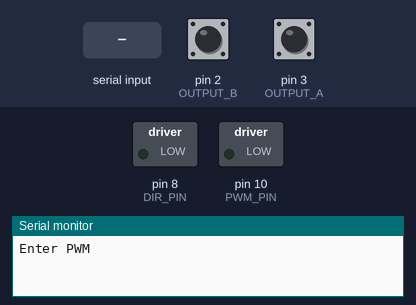
Bench run of a program on a simulated Arduino Mega 2560, built with avr-gcc and run on an emulated ATmega2560. Shown: switched loads named in the program (green lamp = pin HIGH), the last lines printed to the serial monitor. The test bench sets the inputs (shaded band); at power-on: pin 2 (OUTPUT_B) HIGH, pin 3 (OUTPUT_A) HIGH.

Above: at 1.2 s.
1.3 s: "-\n" received over Serial
At 2.4 s:
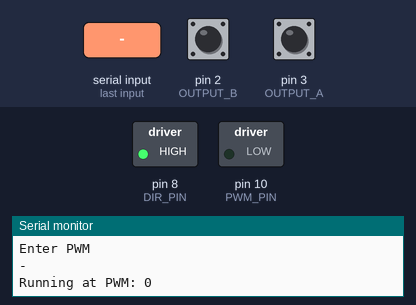
Timing chart, 0 to 4.3 s (numbered marks = the images above; inputs shaded):
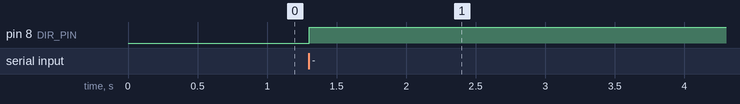

Measured:
- after the input at 1.3 s, pin 8 (DIR_PIN): LOW → HIGH at once

The program:

main.cpp
```cpp
/**
 * == DC motor research stand ==
 *
 * This software is used to collect data on DC motor acceleration profile in order to estimate
 * motor's constants for further usage in control applications.
 *
 * == Hardware specification ==
 * OMRON E6B2-CWZ6C pinout
 * - Brown - Vcc
 * - Black - Phase A
 * - White - Phase B
 * - Orange - Phaze Z
 * - Blue - GND
 *
 * LPD3806-600BM-G5-24C pinout
 * - Green - Phase A
 * - White - Phase B
 * - Red - Vcc
 * - Black - GND
 */

#include <Arduino.h>

#include "PID.h"

// motor encoder pins
#define OUTPUT_A  3 // PE5
#define OUTPUT_B  2 // PE4

// pulses per revolution
#define PPR  2400
#define SHAFT_R 0.00573

#define PWM_PIN 10
#define DIR_PIN 8

#define MAX_STALL_U 30.0
#define POSITION_LIMIT  0.2

#define Kp  10000.0
#define Kd  600.0
#define Ki  2000.0

#define STATE_PENDING_COMMAND 0
#define STATE_RUNNING         1
#define STATE_HOMING          2

#define DATA_BUF_SIZE 500

volatile long encoderValue = 0L;
volatile long lastEncoded = 0L;
long startEncoderValue = 0L;

unsigned long lastTimeMillis = 0L;
unsigned long startTimeMicros = 0L;

unsigned long times[DATA_BUF_SIZE];
unsigned long values[DATA_BUF_SIZE];
int index = 0;


float amp = 255;
float u = 0.0;
float w = 0.0;
float dt = 0.0;

float x, last_x;

unsigned int state = STATE_PENDING_COMMAND;

char buf[8];
int buf_pos = 0;
int pwm = 0;

PID cartPID(Kp, Kd, Ki, 0.);

void encoderHandler();

void setup() {

  // setting PWD frequency on pin 10 to 31kHz
  TCCR2B = (TCCR2B & 0b11111000) | 0x01;

  pinMode(OUTPUT_A, INPUT_PULLUP);
  pinMode(OUTPUT_B, INPUT_PULLUP);

  attachInterrupt(digitalPinToInterrupt(OUTPUT_A), encoderHandler, CHANGE);
  attachInterrupt(digitalPinToInterrupt(OUTPUT_B), encoderHandler, CHANGE);

  pinMode(PWM_PIN, OUTPUT);
  pinMode(DIR_PIN, OUTPUT);

  digitalWrite(DIR_PIN, LOW);

  Serial.begin(9600);
  Serial.println("Enter PWM");
  lastTimeMillis = 0L;
}

float avoidStall(float u) {
  if (fabs(u) < MAX_STALL_U) {
    return u > 0 ? u + MAX_STALL_U : u - MAX_STALL_U;
  }
  return u;
}

float saturate(float v, float maxValue) {
  if (fabs(v) > maxValue) {
    return (v > 0) ? maxValue : -maxValue;
  } else {
    return v;
  }
}

float getCartDistance(long pulses, long ppr) {
  return 2.0 * PI * pulses / PPR * SHAFT_R;
}

void clear_buf(char *buf, int len) {
    int i = 0;
    while (i < len) {
        buf[i++] = 0;
    }
}

void driveMotor(float u) {
  digitalWrite(DIR_PIN, u > 0.0 ? LOW : HIGH);
  analogWrite(PWM_PIN, fabs(u));
}

void startMeasurements(int pwm) {
  Serial.print("\nRunning at PWM: "); Serial.println(pwm);
  index = 0;
  startTimeMicros = micros();
  startEncoderValue = encoderValue;

  state = STATE_RUNNING;

  driveMotor(pwm);
}

void loop() {
    x = getCartDistance(encoderValue, PPR);

    if (state == STATE_PENDING_COMMAND) {
        if (Serial.available() > 0) {
            int c = Serial.read();
            if ((isDigit(c) || c == '-') && buf_pos < 8) {
                buf[buf_pos++] = (char)c;
                Serial.print((char)c);
            } else if (c == '\n') {
                pwm = atoi(buf);
                buf_pos = 0;
                clear_buf(buf, 8);
                startMeasurements(pwm);
            }
        }
    } else if (state == STATE_RUNNING) {
        unsigned long nowMicros = micros();
        unsigned long ticks = nowMicros - startTimeMicros;
        long measurement = encoderValue - startEncoderValue;

        times[index] = ticks;
        values[index] = measurement;
        index++;

        if (fabs(x) > POSITION_LIMIT || ticks > 5000000 || index > DATA_BUF_SIZE) {
            driveMotor(0);

            for (int i = 0; i < index; i++) {
              Serial.print(i);Serial.print(",");
              Serial.print(pwm);Serial.print(",");
              Serial.print(times[i]);Serial.print(",");
              Serial.println(getCartDistance(values[i], PPR), 6);
            }

            state = STATE_HOMING;
            Serial.println("Homing...");
        }
        delay(5);
    } else if (state == STATE_HOMING) {
        if (fabs(x) <= 0.005) {
          driveMotor(0);
          state = STATE_PENDING_COMMAND;
          Serial.println("Homing complete\nEnter PWM");
          return;
        }
        unsigned long now = millis();
        dt = 1.0 * (now - lastTimeMillis) / 1000.0;
        lastTimeMillis = now;
        u = cartPID.getControl(x, last_x, dt);
        driveMotor(saturate(avoidStall(u), 240));
        delay(5);
    }

    last_x = x;
}

void encoderHandler() {
  int MSB = (PINE & (1 << PE5)) >> PE5; //MSB = most significant bit
  int LSB = (PINE & (1 << PE4)) >> PE4; //LSB = least significant bit
  int encoded = (MSB << 1) | LSB; //converting the 2 pin value to single number
  int sum  = (lastEncoded << 2) | encoded; //adding it to the previous encoded value

  if(sum == 0b1101 || sum == 0b0100 || sum == 0b0010 || sum == 0b1011) {
    encoderValue++; //CW
  }
  if(sum == 0b1110 || sum == 0b0111 || sum == 0b0001 || sum == 0b1000) {
    encoderValue--; //CCW
  }

  lastEncoded = encoded; //store this value for next time
}
```

PID.cpp
```cpp
#include "PID.h"

PID::PID(float Kp, float Kd, float Ki, float target) {
    _Kp = Kp;
    _Kd = Kd;
    _Ki = Ki;
    _target = target;
}

float PID::getControl(float value, float lastValue, float dt) {
    float error = _target - value;
    float de = -(value - lastValue) / dt;
    _integralError += _Ki * error * dt;
    _lastError = error;
    return (_Kp * error + _Kd * de + _integralError);
}

void PID::setTarget(float target) {
    _target = target;
}
```

PID.h
```cpp
#ifndef PID_H
#define PID_H

class PID {
    public:
        PID(float Kp, float Kd, float Ki, float target);
        float getControl(float value, float lastValue, float dt);
        void setTarget(float target);
    private:
        float _Kp;
        float _Kd;
        float _Ki;
        float _lastError;
        float _integralError;
        float _target;
};

#endif
```
